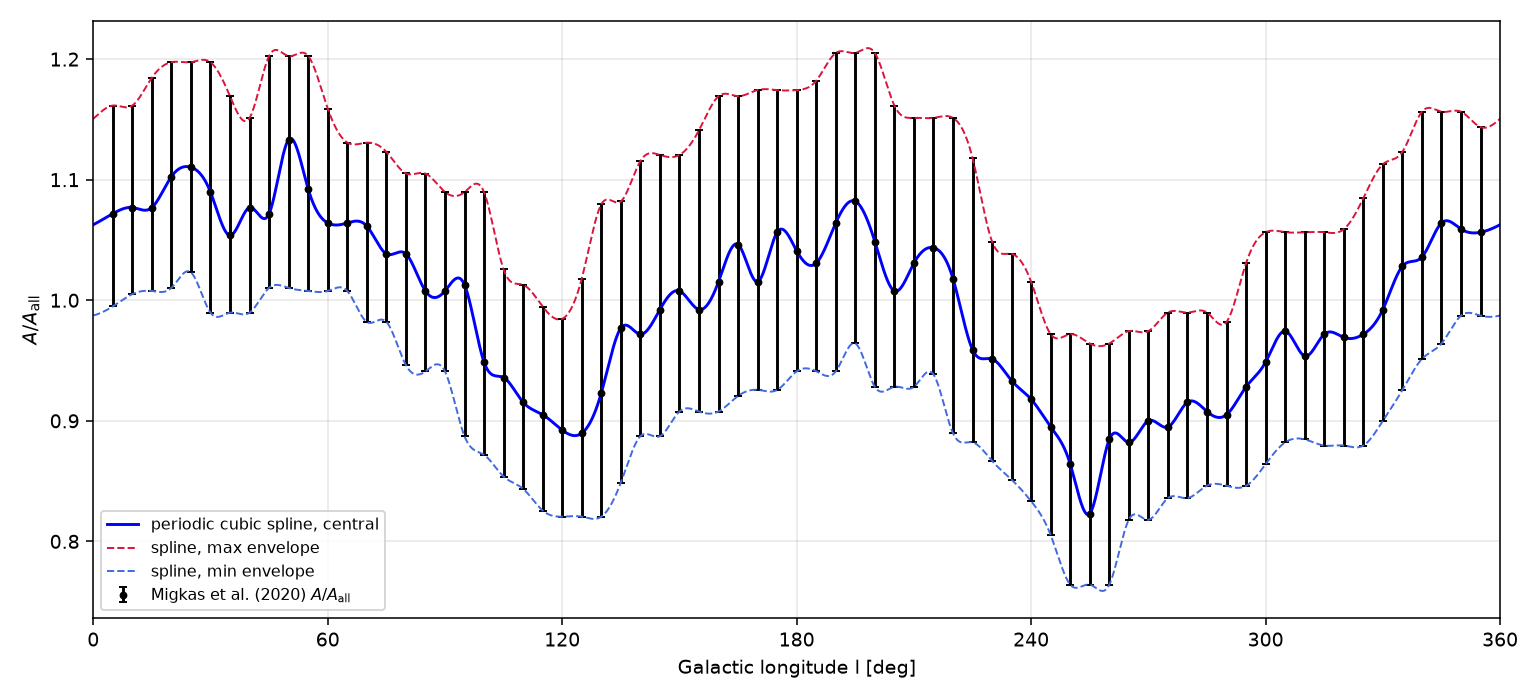

Recreate this plot in Python.
# Periodic cubic spline through Migkas A/A_all central values (and max/min envelopes) vs Galactic longitude.
import numpy as np,matplotlib;matplotlib.use('Agg');import matplotlib.pyplot as plt
from scipy.interpolate import CubicSpline
d=np.genfromtxt('/workspace/cosmology/migkas/fig6_digitized.csv',delimiter=',',names=True);l,y=d['l_deg'],d['A_over_Aall'];el,eh=d['A_err_low'],d['A_err_high']
o=np.argsort(l);l,y,el,eh=l[o],y[o],el[o],eh[o]
def sp(v):return CubicSpline(np.r_[l,l[0]+360],np.r_[v,v[0]],bc_type='periodic')
g=np.linspace(0,360,36001)
fig,ax=plt.subplots(figsize=(11,5));ax.errorbar(l,y,[el,eh],fmt='ko',ms=3,capsize=2,label='Migkas et al. (2020) $A/A_{\\rm all}$')
ax.plot(g,sp(y)(g%360+0*g) if False else sp(y)(np.where(g<l[0],g+360,g)),'b-',label='periodic cubic spline, central')
for v,c,n in [(y+eh,'crimson','max envelope'),(y-el,'royalblue','min envelope')]:ax.plot(g,sp(v)(np.where(g<l[0],g+360,g)),'--',color=c,lw=1,label='spline, '+n)
ax.set(xlabel='Galactic longitude l [deg]',ylabel='$A/A_{\\rm all}$',xlim=(0,360));ax.set_xticks(range(0,361,60));ax.grid(alpha=.3);ax.legend(fontsize=8)
plt.tight_layout();plt.savefig('A_spline.png',dpi=140)
print(l[0],l[-1],len(l))
